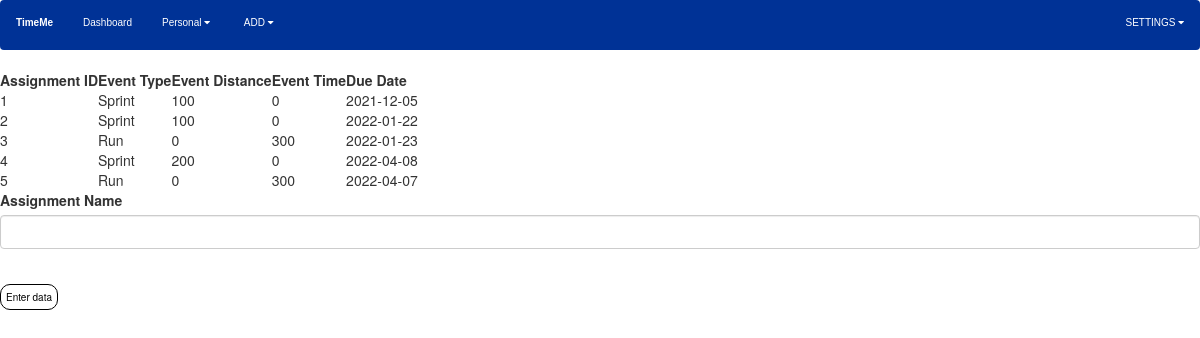
The app's page /submitassignment (signed in) with its own data.
### timeme/models.py (models this page shows, shortened)
class ScheduledAssignments(db.Model):
    __tablename__ = "scheduledassignments"
    assignmentID = db.Column(db.Integer, primary_key=True)
    classID = db.Column(db.Integer, db.ForeignKey("classes.classID"))
    eventID = db.Column(db.Integer, db.ForeignKey("events.eventID"))
    scheduledDate = db.Column(db.DateTime, nullable=False, default=datetime.datetime.utcnow)
    returnDate = db.Column(db.Date, nullable=False)
    schass_event = db.relationship('Events', lazy=True, foreign_keys=[eventID])
    schass_class = db.relationship('Classes', lazy=True, foreign_keys=[classID])

class EventTypes(db.Model):
    __tablename__="eventtypes"
    id = db.Column(db.Integer, primary_key=True)
    type = db.Column(db.String(100), nullable=False)

class Events(db.Model):
    __tablename__ = "events"
    eventID = db.Column(db.Integer, primary_key=True, nullable=False)
    eventTypeID = db.Column(db.Integer,db.ForeignKey("eventtypes.id"), nullable=False)
    eventDistance = db.Column(db.Integer, nullable=True)
    eventTime = db.Column(db.Integer, nullable=True)
    eventT_r = db.relationship('EventTypes', lazy=True, foreign_keys=[eventTypeID])

### timeme/routes.py (the view, shortened to what this page needs)
@app.route('/submitassignment', methods=['GET', 'POST'])
def submitassignment():
    check = check_user()
    error = ' '
    if check == 0:
        assign = []
        form = SelectAssignment()
        headings = ['Assignment ID', 'Event Type', 'Event Distance', 'Event Time', 'Due Date']
        assignment = [list(i) for i in db.session.query(ScheduledAssignments.assignmentID, EventTypes.type, Events.eventDistance, Events.eventTime, ScheduledAssignments.returnDate).select_from(EventTypes).join(Events).join(ScheduledAssignments).all()]
        count = 1
        return render_template('user/assignments.html', headings=headings, assignments=assignment, form=form, assign=1, error=error)
    else:
        return redirect(url_for('login'))

### timeme/forms.py
class SelectAssignment(FlaskForm):
    assignmentID = IntegerField('Assignment Name', validators=[DataRequired()])
    submit = SubmitField('Enter data')

### timeme/models.py (called while the page is built)
@login_man.user_loader
def getuser(user_id):
    return Users.query.get(int(user_id))

### timeme/routes.py (called while the page is built)
def check_user():
    if current_user.is_authenticated:
        if current_user.isAdmin == 1:
            return 1
        elif current_user.isAdmin == 0:
            return 0
    else:
        return 2

### timeme/templates/user/assignments.html (shortened to what this page needs)
{% include "html/studentheader.html" %}
<!DOCTYPE html>
<html lang="en" dir="ltr">
  <head>
    <link rel="stylesheet" href="../static/loginstyle.css">
    <link rel="stylesheet" href="https://maxcdn.bootstrapcdn.com/bootstrap/3.4.1/css/bootstrap.min.css">
  </head>
  <body>
    <div class="">
      <div class="view-table">
        <table>
          <tr>
            {% for header in headings %}
              <th>{{ header }}</th>
            {% endfor %}
          </tr>
          {% for row in assignments %}
            <tr>
              <td>{{ row[0] }}</td>
              <td>{{ row[1] }}</td>
              <td>{{ row[2] }}</td>
              <td>{{ row[3] }}</td>
              <td>{{ row[4] }}</td>
            </tr>
          {% endfor %}
        </table>
      </div>
    </div>
    <form class ="form" method="post" action="">
      <div class="form-group">
        {{ form.assignmentID.label(id="left")}}
        {% if form.assignmentID.errors %}
            {{ form.assignmentID(class="form-control form-control-lg is-invalid") }}
            <div class="invalid-feedback">
                {% for error in form.assignmentID.errors %}
                    <span>{{ error }}</span>
                {% endfor %}
            </div>
        {% else %}
            {{ form.assignmentID(class="form-control form-control-lg") }}
        {% endif %}
      </div>
      <br>
      <div class="form-group">
          {{ form.submit(class="login-button") }}
      </div>
    </form>
  </body>
</html>

### timeme/templates/html/studentheader.html (shortened to what this page needs)
<!DOCTYPE html>
<html>
<head>
  <link rel="stylesheet" href="https://cdnjs.cloudflare.com/ajax/libs/font-awesome/4.7.0/css/font-awesome.min.css">
  <link rel="stylesheet" href="../../static/style.css">
</head>
<header>
  <div class="navbar">
    <div class="nav-logo">
      <strong>TimeMe</strong>
    </div>
    <a href="{{ url_for('udash') }}">Dashboard</a>
    <div class="dropdown">
      <button class="dropbtn">Personal
        <i class="fa fa-caret-down"></i>
      </button>
    </div>
    <div class="dropdown">
      <button class="dropbtn">ADD
        <i class="fa fa-caret-down"></i>
      </button>
    </div>
    <div class="dropdown" id="right">
      <button class="dropbtn">SETTINGS
        <i class="fa fa-caret-down"></i>
      </button>
    </div>
  </div>
</header>
</html>

### timeme/static/style.css (style rules this page uses)
* { box-sizing: border-box; padding: 0; margin: 0; }
.navbar { background-color: #003296; color: white; font-family: 'Montserrat', sans-serif; top: 0; position: sticky; }
.nav-logo { padding: 15px 15px; font-size: 10px; float: left; }
.navbar a { float: left; font-size: 10px; color: white; text-align: center; padding: 15px 15px; text-decoration: none; font-weight: lighter; }
.dropbtn { font-size: 10px; border: none; outline: none; color: white; padding: 15px 15px; background-color: inherit; font-family: inherit; margin: 0; }
.dropdown { position: relative; display: inline-block; }
#right { float: right; }

### timeme/static/loginstyle.css (style rules this page uses)
.login-button { background-color: #003296; color: black; padding: 5px 5px; font-size: 10px; border-radius: 10px; border: 1px solid #000; background-color: inherit; font-family: inherit; }
#left { text-align: left; }
#right { text-align: right; }

### records on screen
ScheduledAssignments: assignmentID "1", type "Sprint", eventDistance "100", eventTime "0", returnDate "2021-12-05"
ScheduledAssignments: assignmentID "2", type "Sprint", eventDistance "100", eventTime "0", returnDate "2022-01-22"
ScheduledAssignments: assignmentID "3", type "Run", eventDistance "0", eventTime "300", returnDate "2022-01-23"
ScheduledAssignments: assignmentID "4", type "Sprint", eventDistance "200", eventTime "0", returnDate "2022-04-08"
ScheduledAssignments: assignmentID "5", type "Run", eventDistance "0", eventTime "300", returnDate "2022-04-07"

### other values on screen
{{ header }} "Assignment ID" "Event Type" "Event Distance" "Event Time" "Due Date"
